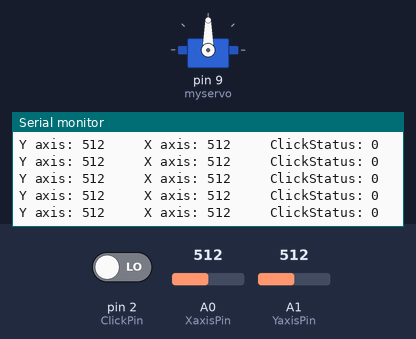
Simulated run of this sketch. Board: Arduino Uno, built with avr-gcc and run on an emulated ATmega328P. Parts: servo, the last lines printed to the serial monitor. The inputs (shaded band) are chosen by the test bench; at power-on: A0 (XaxisPin) = 512, A1 (YaxisPin) = 512, pin 2 (ClickPin) LOW.

Above: at 1.2 s.
1.3 s: A0 (XaxisPin) set to 109
At 1.41 s:
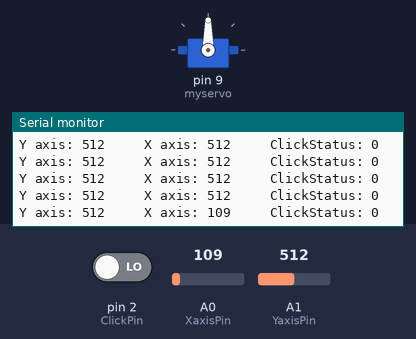
4.3 s: A0 (XaxisPin) set to 92
At 4.31 s:
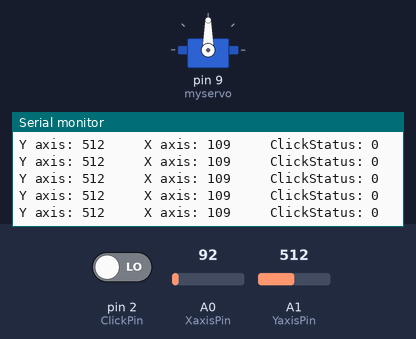
7.3 s: A1 (YaxisPin) set to 109
At 7.34 s:
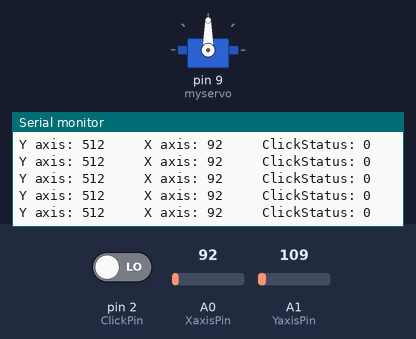
10.3 s: A1 (YaxisPin) set to 93
At 10.32 s:
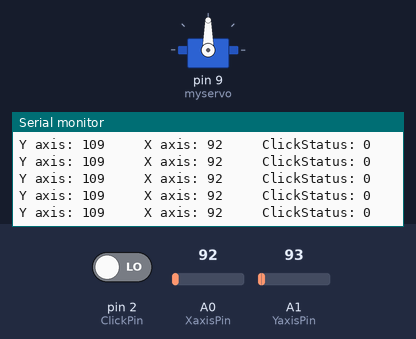
Timing chart, 0 to 13.3 s (numbered marks = the images above; inputs shaded):
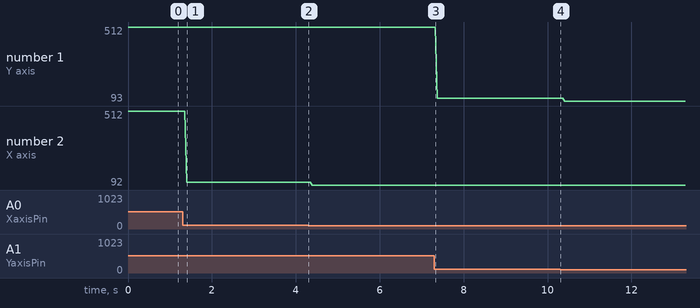

Measured:
- after the input at 1.3 s, the serial monitor: prints a new line after 0.10 s (image 1)
- plotted number 1: 109 → 93 after the input at 10.3 s
- plotted number 2: 512 → 109 after the input at 1.3 s, 109 → 92 after the input at 4.3 s

The sketch:

JoyStickReader.ino
```cpp
#include <Servo.h> //This is the actual Servo library to make it easy.

Servo myservo;  // create servo object to control a servo


//Joystick
int YaxisValue = 0; //The value of the Y axis
int XaxisValue = 0; //The value of the X axis
int YaxisPin = A1; // The analog pin of the Y axis
int XaxisPin = A0; // The analog pin of the X axis
int ClickPin = 2; // the digital pin of the Click

//Servo
int servoPosition = 0;    // variable to store the servo position


void setup()
{
  Serial.begin(9600);
  pinMode(ClickPin, INPUT);
  myservo.attach(9);  // attaches the servo on pin 9 to the servo object
}

void loop()
{
 ReadValues();
 PrintValues();
}

void ReadValues()
{
  YaxisValue = analogRead(YaxisPin);
  XaxisValue = analogRead(XaxisPin);
}

void PrintValues()
{
  Serial.print("Y axis: ");
  Serial.print(YaxisValue);
  Serial.print("     X axis: ");
  Serial.print(XaxisValue);
  Serial.print("     ClickStatus: ");
  Serial.println(digitalRead(ClickPin));
}
```
